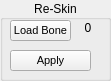
        <widget class="QGroupBox" name="reSkin_groupBox">
         <property name="geometry">
          <rect>
           <x>0</x>
           <y>340</y>
           <width>111</width>
           <height>81</height>
          </rect>
         </property>
         <property name="title">
          <string>Re-Skin</string>
         </property>
         <property name="alignment">
          <set>Qt::AlignCenter</set>
         </property>
         <property name="flat">
          <bool>true</bool>
         </property>
         <widget class="QPushButton" name="reSkinLoadBone_button">
          <property name="geometry">
           <rect>
            <x>10</x>
            <y>20</y>
            <width>61</width>
            <height>21</height>
           </rect>
          </property>
          <property name="font">
           <font>
            <pointsize>8</pointsize>
           </font>
          </property>
          <property name="toolTip">
           <string>&lt;html&gt;&lt;head/&gt;&lt;body&gt;&lt;p&gt;pick bone use for re-skin&lt;/p&gt;&lt;/body&gt;&lt;/html&gt;</string>
          </property>
          <property name="text">
           <string>Load Bone</string>
          </property>
          <property name="autoDefault">
           <bool>false</bool>
          </property>
          <property name="default">
           <bool>false</bool>
          </property>
          <property name="flat">
           <bool>false</bool>
          </property>
          <property name="+command" stdset="0">
           <string>reSkinPickBoneCmd</string>
          </property>
         </widget>
         <widget class="QLabel" name="reSkin_label">
          <property name="geometry">
           <rect>
            <x>80</x>
            <y>20</y>
            <width>16</width>
            <height>16</height>
           </rect>
          </property>
          <property name="text">
           <string>0</string>
          </property>
          <property name="alignment">
           <set>Qt::AlignCenter</set>
          </property>
         </widget>
         <widget class="QPushButton" name="reSkinApply_button">
          <property name="geometry">
           <rect>
            <x>10</x>
            <y>50</y>
            <width>81</width>
            <height>21</height>
           </rect>
          </property>
          <property name="font">
           <font>
            <pointsize>8</pointsize>
           </font>
          </property>
          <property name="toolTip">
           <string>&lt;html&gt;&lt;head/&gt;&lt;body&gt;&lt;p&gt;Re-map skin weight of select vertexs to loaded bones&lt;/p&gt;&lt;/body&gt;&lt;/html&gt;</string>
          </property>
          <property name="text">
           <string>Apply</string>
          </property>
          <property name="autoDefault">
           <bool>false</bool>
          </property>
          <property name="default">
           <bool>false</bool>
          </property>
          <property name="flat">
           <bool>false</bool>
          </property>
          <property name="+command" stdset="0">
           <string>reSkinCmd</string>
          </property>
         </widget>
         <widget class="QCheckBox" name="reSkinHoldBone_checkBox">
          <property name="geometry">
           <rect>
            <x>10</x>
            <y>-40</y>
            <width>81</width>
            <height>21</height>
           </rect>
          </property>
          <property name="font">
           <font>
            <pointsize>8</pointsize>
           </font>
          </property>
          <property name="toolTip">
           <string>&lt;html&gt;&lt;head/&gt;&lt;body&gt;&lt;p&gt;&lt;span style=&quot; font-size:9pt;&quot;&gt;Keep previous bones been assigned after &amp;quot;Apply&amp;quot;&lt;/span&gt;&lt;/p&gt;&lt;/body&gt;&lt;/html&gt;</string>
          </property>
          <property name="text">
           <string>Hold Bone</string>
          </property>
          <property name="checked">
           <bool>true</bool>
          </property>
         </widget>
        </widget>
